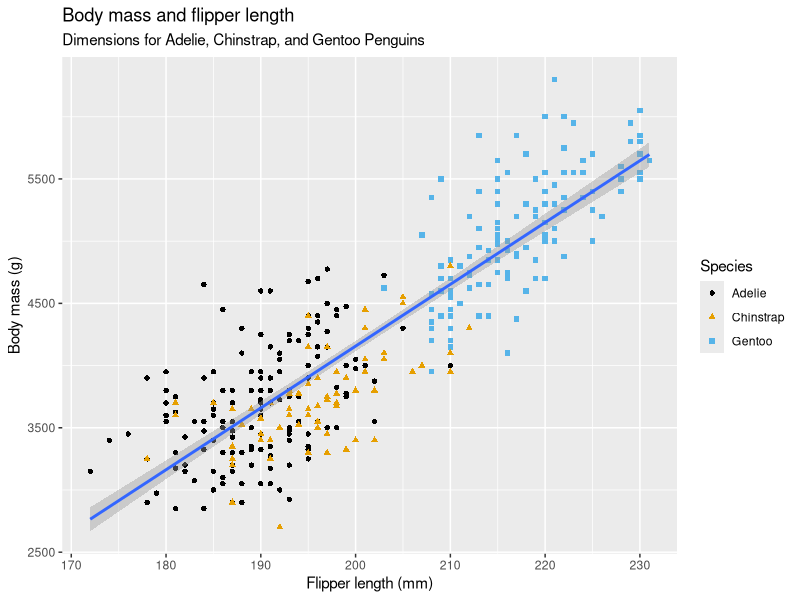
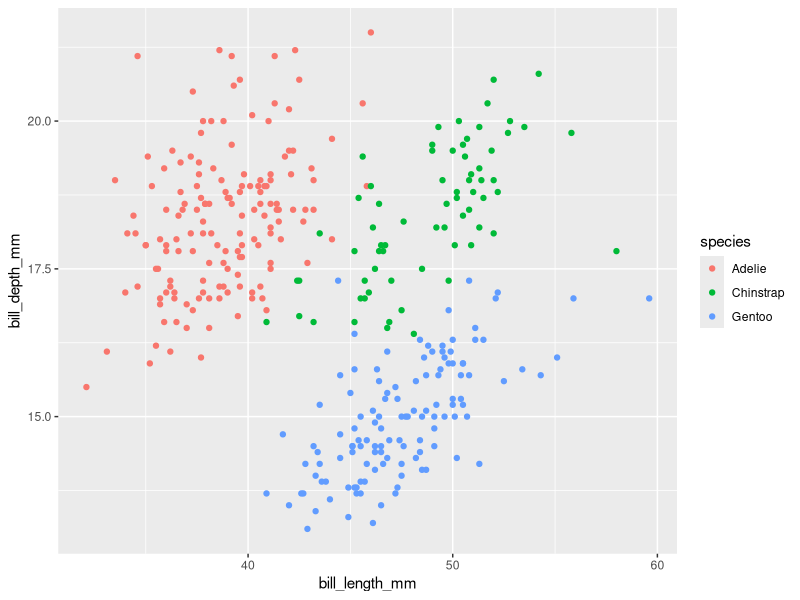
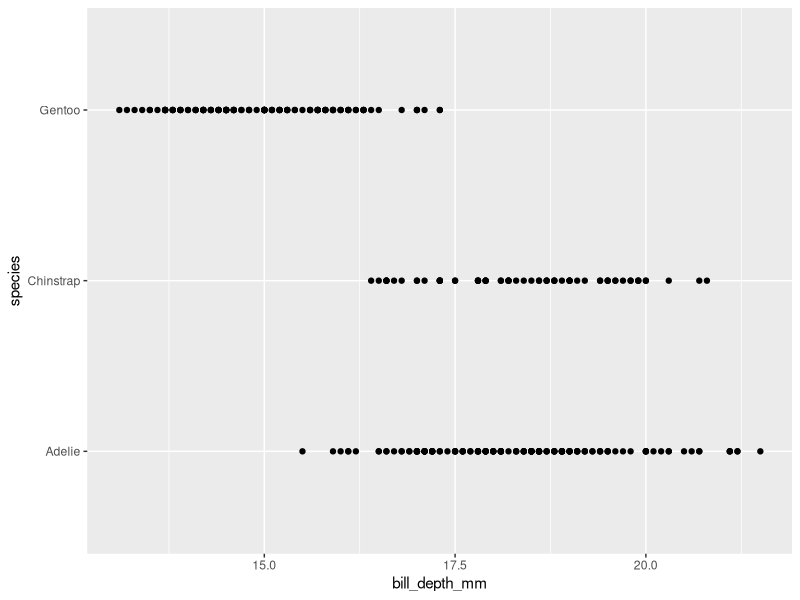
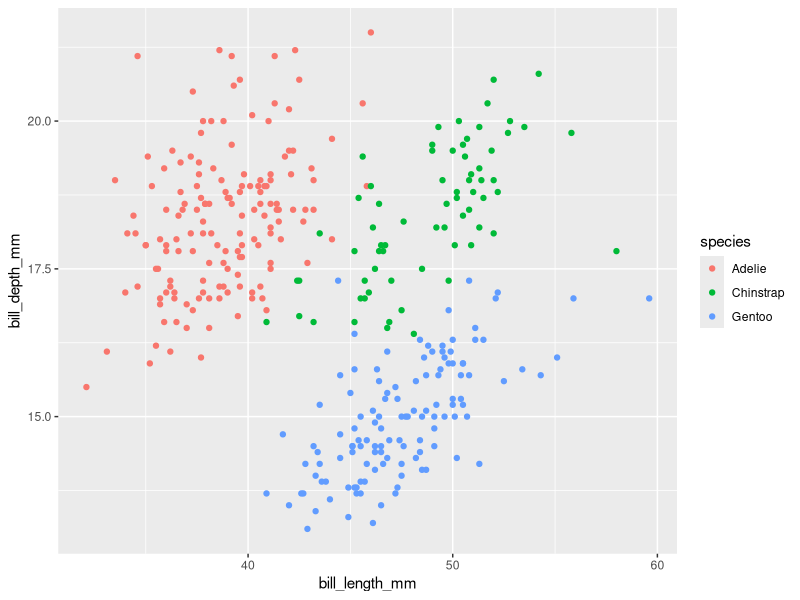
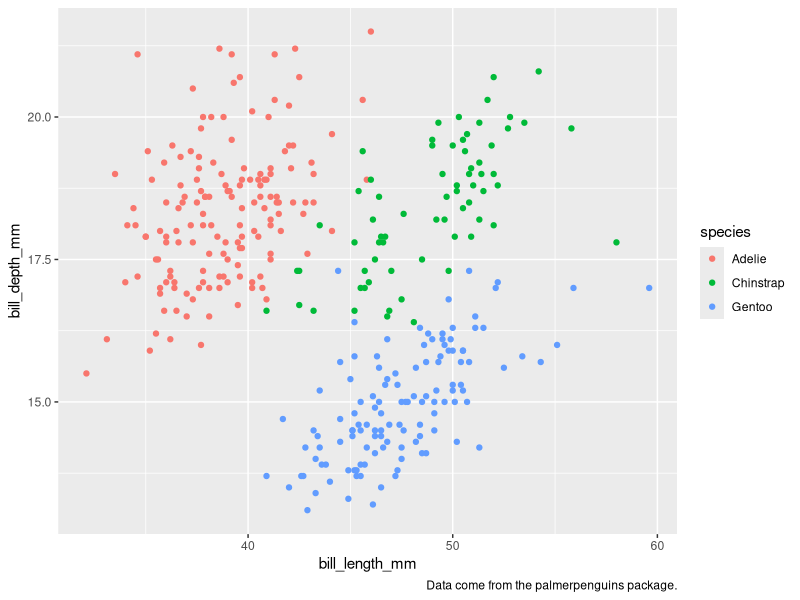
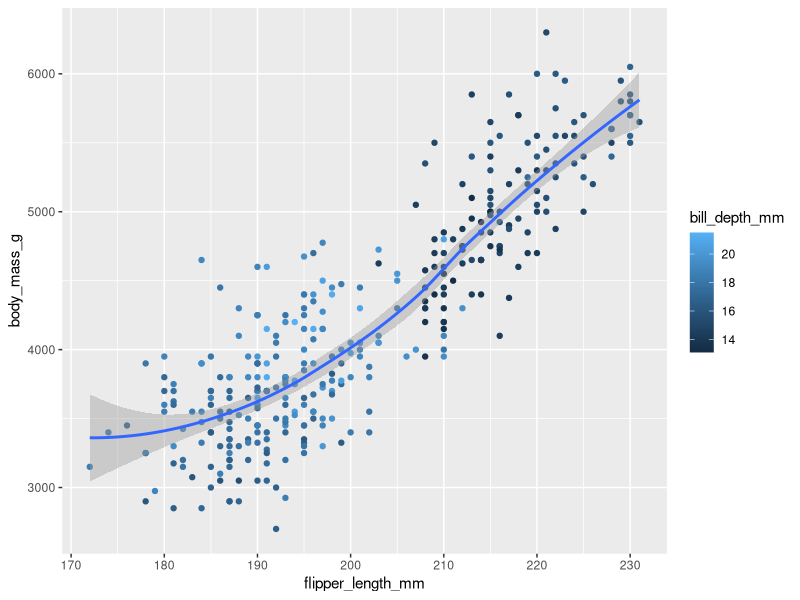
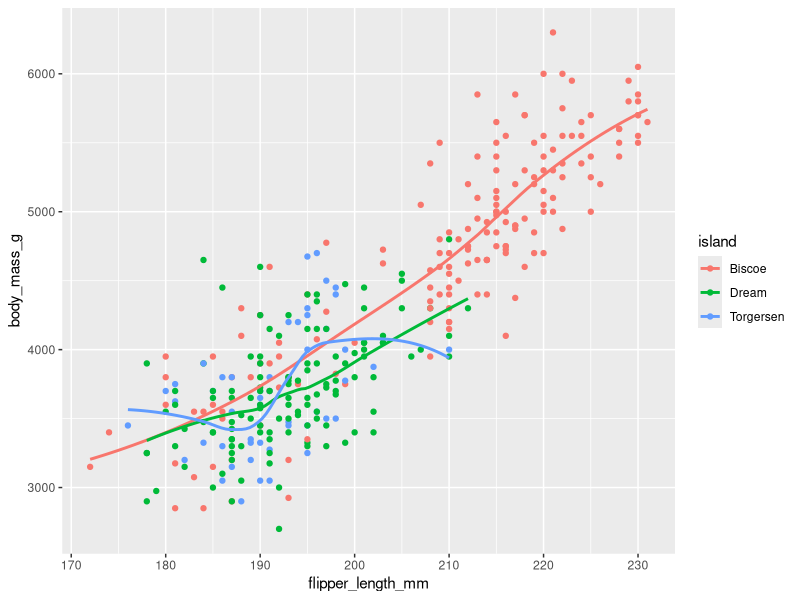
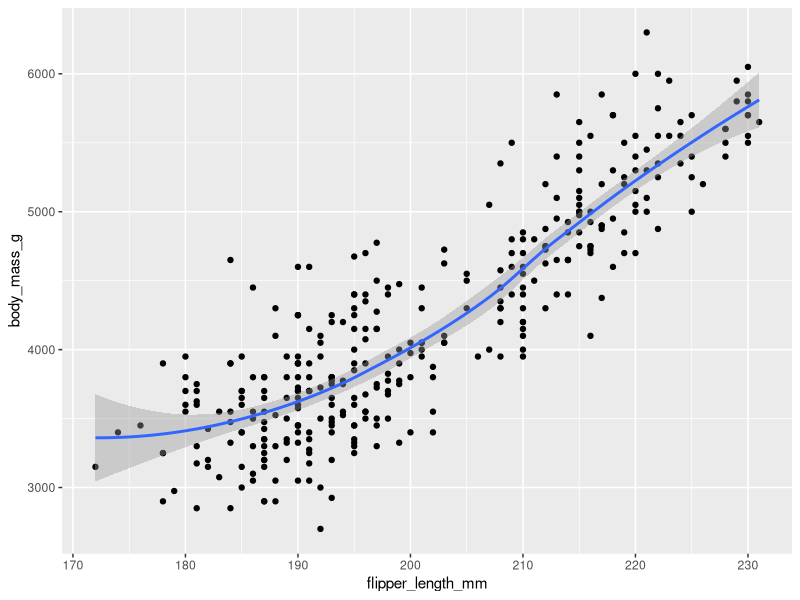

Write the R code that produced these figures, in order.
# R for Data Science (2e) - Chapter 1 

library(tidyverse)
library(palmerpenguins)
library(ggthemes)

# Do penguins with longer flippers weigh more or less than penguins with shorter flippers?

# A data frame is a rectangular collection of variables (in the columns) and observations (in the rows).

#penguins
#glimpse(penguins)
View(penguins)

#?penguins

# aes = aesthetics, geom = geometrical object
# Bar charts use bar geoms (geom_bar()), line charts use line geoms (geom_line()),
# boxplots use boxplot geoms (geom_boxplot()), scatterplots use point geoms (geom_point()).
# Does the relationship between flipper length and body mass differ by species? (color = species)
# lm = linear model, labs = labels

ggplot(
  data = penguins,
  mapping = aes(x=flipper_length_mm, y=body_mass_g)
) + geom_point(mapping = aes(color = species, shape = species)) +
geom_smooth(method = "lm") +
labs(
  title = "Body mass and flipper length",
  subtitle = "Dimensions for Adelie, Chinstrap, and Gentoo Penguins",
  x = "Flipper length (mm)", y = "Body mass (g)",
  color = "Species", shape = "Species"
) + scale_color_colorblind()

####################################################################################################################

# Exercises 1.2.5

# How many rows are in penguins? How many columns?
?penguins
# 344 rows and 8 columns

# What does the bill_depth_mm variable in the penguins data frame describe? Read the help for ?penguins to find out.
# bill_depth_mm: a number denoting bill depth (millimeters)

# Make a scatterplot of bill_depth_mm vs. bill_length_mm.
# That is, make a scatterplot with bill_depth_mm on the y-axis and bill_length_mm on the x-axis.
# Describe the relationship between these two variables.
ggplot(data = penguins, mapping = aes(x=bill_length_mm, y=bill_depth_mm, color=species)) + geom_point()
# When we color the plot, we see Gentoo penguins have significantly longer bills with shallow depths,
# while Adelie penguins have shorter but deeper bills. Chinstrap penguins fall in between.

# What happens if you make a scatterplot of species vs. bill_depth_mm? What might be a better choice of geom?
ggplot(data = penguins, mapping = aes(x=bill_depth_mm, y=species)) + geom_point()

# Why does the following give an error and how would you fix it?
# ggplot(data = penguins) + 
#   geom_point()
# `geom_point()` requires the following missing aesthetics: x and y.
# We need to add x and y parameters with aesthetic mapping

# What does the na.rm argument do in geom_point()? What is the default value of the argument?
# Create a scatterplot where you successfully use this argument set to TRUE.
ggplot(data = penguins, mapping = aes(x=bill_length_mm, y=bill_depth_mm, color=species)) + geom_point(na.rm = TRUE)
# When it is TRUE it removes missing values without warning in the console. Default is FALSE.

# Add the following caption to the plot you made in the previous exercise:
# “Data come from the palmerpenguins package.” Hint: Take a look at the documentation for labs().
ggplot(data = penguins, mapping = aes(x=bill_length_mm, y=bill_depth_mm, color=species)) + 
  geom_point(na.rm = TRUE) +
  labs(caption = "Data come from the palmerpenguins package.")

# Recreate the following visualization. What aesthetic should bill_depth_mm be mapped to?
# And should it be mapped at the global level or at the geom level?
ggplot(data = penguins, mapping = aes(x=flipper_length_mm, y=body_mass_g, color=bill_depth_mm)) + 
  geom_point() + 
  geom_smooth()
# bill_depth_mm mapped to color aesthetic, and mapped at the global level

# Run this code in your head and predict what the output will look like. Then, run the code in R and check your predictions.
ggplot(
  data = penguins,
  mapping = aes(x = flipper_length_mm, y = body_mass_g, color = island)
) +
  geom_point() +
  geom_smooth(se = FALSE)

# Will these two graphs look different? Why/why not?
ggplot(
  data = penguins,
  mapping = aes(x = flipper_length_mm, y = body_mass_g)
) +
  geom_point() +
  geom_smooth()

ggplot() +
  geom_point(
    data = penguins,
    mapping = aes(x = flipper_length_mm, y = body_mass_g)
  ) +
  geom_smooth(
    data = penguins,
    mapping = aes(x = flipper_length_mm, y = body_mass_g)
  )
# They will look the same: aesthetic mappings that are at the global level will pass down to both local levels.
